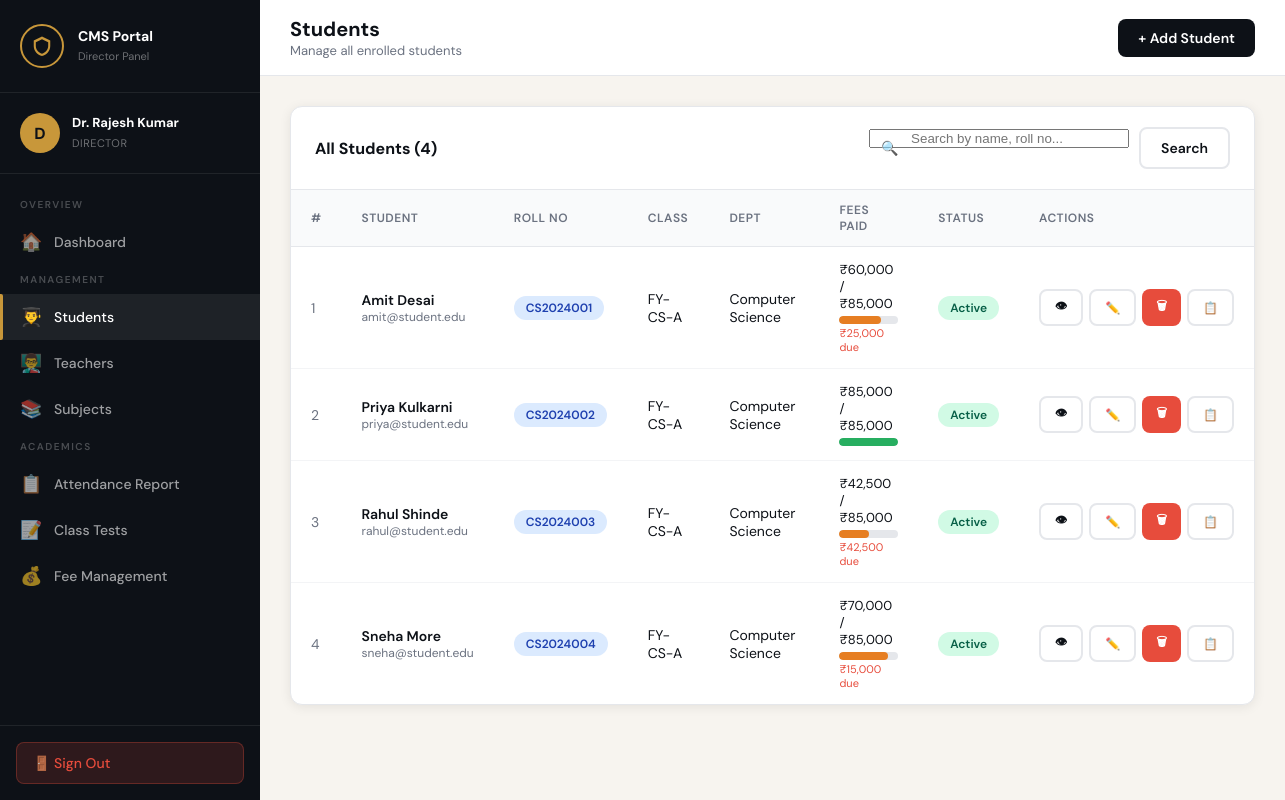
The app's page /students/list.php (signed in) with its own data.
### tables this page shows
CREATE TABLE students (
    id INT AUTO_INCREMENT PRIMARY KEY,
    user_id INT UNIQUE,
    roll_number VARCHAR(30) UNIQUE NOT NULL,
    class_id INT,
    department_id INT,
    admission_year YEAR,
    date_of_birth DATE,
    gender ENUM('male','female','other'),
    guardian_name VARCHAR(100),
    guardian_phone VARCHAR(15),
    total_fees DECIMAL(10,2) DEFAULT 0,
    fees_paid DECIMAL(10,2) DEFAULT 0,
    FOREIGN KEY (user_id) REFERENCES users(id) ON DELETE CASCADE,
    FOREIGN KEY (class_id) REFERENCES classes(id) ON DELETE SET NULL,
    FOREIGN KEY (department_id) REFERENCES departments(id) ON DELETE SET NULL
);

CREATE TABLE users (
    id INT AUTO_INCREMENT PRIMARY KEY,
    name VARCHAR(100) NOT NULL,
    email VARCHAR(100) UNIQUE NOT NULL,
    password VARCHAR(255) NOT NULL,
    role ENUM('director','coordinator','faculty','student') NOT NULL,
    profile_pic VARCHAR(255) DEFAULT 'default.png',
    phone VARCHAR(15),
    address TEXT,
    is_active TINYINT(1) DEFAULT 1,
    created_at TIMESTAMP DEFAULT CURRENT_TIMESTAMP
);

CREATE TABLE classes (
    id INT AUTO_INCREMENT PRIMARY KEY,
    name VARCHAR(50) NOT NULL,
    section VARCHAR(10),
    department_id INT,
    semester INT,
    academic_year VARCHAR(10),
    FOREIGN KEY (department_id) REFERENCES departments(id) ON DELETE SET NULL
);

CREATE TABLE departments (
    id INT AUTO_INCREMENT PRIMARY KEY,
    name VARCHAR(100) NOT NULL,
    code VARCHAR(20) UNIQUE NOT NULL,
    created_at TIMESTAMP DEFAULT CURRENT_TIMESTAMP
);

### config/db.php (called while the page is built, shortened)
<?php
function hasRole($role) {
    if (is_array($role)) return in_array($_SESSION['role'], $role);
    return $_SESSION['role'] === $role;
}
?>

### students/list.php (the view, shortened to what this page needs)
<?php
require_once __DIR__ . '/../auth/session.php';
$search = isset($_GET['search']) ? sanitize($conn, $_GET['search']) : '';
$whereClause = $search ? "AND (u.name LIKE '%$search%' OR s.roll_number LIKE '%$search%' OR u.email LIKE '%$search%')" : '';
$students = $conn->query("
    SELECT s.*, u.name, u.email, u.phone, u.is_active,
           c.name as class_name, d.name as dept_name
    FROM students s
    JOIN users u ON s.user_id=u.id
    LEFT JOIN classes c ON s.class_id=c.id
    LEFT JOIN departments d ON s.department_id=d.id
    WHERE 1=1 $whereClause
    ORDER BY s.roll_number ASC
");
include __DIR__ . '/../includes/header.php';
?>
<div class="main">
  <div class="topbar">
    <div class="topbar-title"><h2>Students</h2><p>Manage all enrolled students</p></div>
    <div class="topbar-right">
      <?php if(hasRole(['director','coordinator'])): ?>
      <a href="add.php" class="btn btn-primary">+ Add Student</a>
      <?php endif; ?>
    </div>
  </div>
  <div class="content">
    <div class="table-card">
      <div class="table-card-header">
        <h3>All Students (<?= $students ? $students->num_rows : 0 ?>)</h3>
        <form method="GET" style="display:flex;gap:10px">
          <div class="search-box">
            <input type="text" name="search" placeholder="Search by name, roll no..." value="<?= htmlspecialchars($search) ?>" style="min-width:260px">
          </div>
          <button type="submit" class="btn btn-outline">Search</button>
        </form>
      </div>
      <div class="table-responsive">
        <table>
          <thead>
            <tr>
              <th>#</th><th>Student</th><th>Roll No</th><th>Class</th><th>Dept</th>
              <th>Fees Paid</th><th>Status</th><th>Actions</th>
            </tr>
          </thead>
          <tbody>
          <?php if($students && $students->num_rows>0): $i=1; while($s=$students->fetch_assoc()): ?>
            <tr>
              <td style="color:#6b7280"><?= $i++ ?></td>
              <td>
                <div style="font-weight:600"><?= htmlspecialchars($s['name']) ?></div>
                <div style="font-size:12px;color:#6b7280"><?= htmlspecialchars($s['email']) ?></div>
              </td>
              <td><span class="badge badge-blue"><?= htmlspecialchars($s['roll_number']) ?></span></td>
              <td><?= htmlspecialchars($s['class_name'] ?? '—') ?></td>
              <td><?= htmlspecialchars($s['dept_name'] ?? '—') ?></td>
              <td>
                <?php
                $pct = $s['total_fees']>0 ? round($s['fees_paid']/$s['total_fees']*100) : 0;
                $due = $s['total_fees'] - $s['fees_paid'];
                ?>
                <div style="font-size:13px">₹<?= number_format($s['fees_paid']) ?> / ₹<?= number_format($s['total_fees']) ?></div>
                <div class="att-bar" style="margin-top:4px"><div class="att-fill <?= $pct>=100?'high':($pct>=50?'mid':'low') ?>" style="width:<?= $pct ?>%"></div></div>
                <?php if($due>0): ?><div style="font-size:11px;color:#e74c3c;margin-top:2px">₹<?= number_format($due) ?> due</div><?php endif; ?>
              </td>
              <td><span class="badge <?= $s['is_active']?'badge-green':'badge-red' ?>"><?= $s['is_active']?'Active':'Inactive' ?></span></td>
              <td>
                <div style="display:flex;gap:6px">
                  <a href="view.php?id=<?= $s['id'] ?>" class="btn btn-sm btn-outline" title="View">👁</a>
                  <?php if(hasRole(['director','coordinator'])): ?>
                  <a href="edit.php?id=<?= $s['id'] ?>" class="btn btn-sm btn-outline" title="Edit">✏️</a>
                  <a href="delete.php?id=<?= $s['id'] ?>" class="btn btn-sm btn-red" onclick="return confirm('Delete this student?')" title="Delete">🗑</a>
                  <?php endif; ?>
                  <a href="../attendance/student_report.php?student_id=<?= $s['id'] ?>" class="btn btn-sm btn-outline" title="Attendance">📋</a>
                </div>
              </td>
            </tr>
          <?php endwhile; else: ?>
            <tr><td colspan="8" style="text-align:center;padding:40px;color:#6b7280">No students found</td></tr>
          <?php endif; ?>
          </tbody>
        </table>
      </div>
    </div>
  </div>
</div>
<?php include __DIR__ . '/../includes/footer.php'; ?>

### assets/css/style.css (style rules this page uses)
:root { --ink: #0d1117; --ink2: #1a2236; --gold: #c8973a; --gold-light: #e8c87a; --paper: #f7f4ef; --cream: #ede9e0; --sidebar-w: 260px; --red: #e74c3c; --green: #27ae60; --blue: #2980b9; --purple: #8e44ad; --orange: #e67e22; --gray: #6b7280; --border: #e5e7eb; --card-shadow: 0 2px 12px rgba(0,0,0,0.08); --radius: 12px; }
* { margin: 0; padding: 0; box-sizing: border-box; }
body { font-family: 'DM Sans', sans-serif; background: var(--paper); color: var(--ink); min-height: 100vh; display: flex; }
.main { margin-left: var(--sidebar-w); flex: 1; min-height: 100vh; display: flex; flex-direction: column; }
.topbar { background: #fff; border-bottom: 1px solid var(--border); padding: 16px 30px; display: flex; align-items: center; justify-content: space-between; position: sticky; top: 0; z-index: 50; }
.topbar-title h2 { font-size: 20px; font-weight: 700; color: var(--ink); }
.topbar-title p { font-size: 13px; color: var(--gray); }
.topbar-right { display: flex; align-items: center; gap: 16px; }
.content { padding: 30px; flex: 1; }
.table-card { background: #fff; border-radius: var(--radius); box-shadow: var(--card-shadow); border: 1px solid var(--border); overflow: hidden; margin-bottom: 24px; }
.table-card-header { padding: 20px 24px; border-bottom: 1px solid var(--border); display: flex; align-items: center; justify-content: space-between; }
.table-card-header h3 { font-size: 16px; font-weight: 700; }
.table-responsive { overflow-x: auto; }
table { width: 100%; border-collapse: collapse; }
thead { background: #f9fafb; }
th { padding: 12px 20px; text-align: left; font-size: 12px; text-transform: uppercase; letter-spacing: 0.5px; color: var(--gray); font-weight: 600; border-bottom: 1px solid var(--border); }
td { padding: 14px 20px; font-size: 14px; border-bottom: 1px solid #f3f4f6; vertical-align: middle; }
tr:last-child td { border-bottom: none; }
.badge { display: inline-block; padding: 4px 12px; border-radius: 30px; font-size: 12px; font-weight: 600; }
.badge-green { background: #d1fae5; color: #065f46; }
.badge-blue { background: #dbeafe; color: #1e40af; }
.btn { display: inline-flex; align-items: center; gap: 8px; padding: 10px 20px; border-radius: 8px; font-size: 14px; font-weight: 600; cursor: pointer; transition: all 0.2s; border: none; text-decoration: none; font-family: 'DM Sans', sans-serif; }
.btn-primary { background: var(--ink); color: #fff; }
.btn-red { background: var(--red); color: #fff; }
.btn-outline { background: transparent; border: 2px solid var(--border); color: var(--ink); }
.btn-sm { padding: 6px 14px; font-size: 12px; }
.att-bar { height: 8px; background: #e5e7eb; border-radius: 4px; overflow: hidden; }
.att-fill { height: 100%; border-radius: 4px; transition: width 0.5s; }
.att-fill.high { background: var(--green); }
.att-fill.mid { background: var(--orange); }
.search-box { position: relative; }
.search-box input { padding-left: 40px; min-width: 240px; }
.search-box::before { content: '🔍'; position: absolute; left: 12px; top: 50%; transform: translateY(-50%); font-size: 14px; }

### records on screen
students: user.name "Amit Desai", user.email "amit@student.edu", roll_number "CS2024001", class.name "FY-CS-A", department.name "Computer Science", fees_paid "60,000", total_fees "85,000", due "25,000"
students: user.name "Priya Kulkarni", user.email "priya@student.edu", roll_number "CS2024002", class.name "FY-CS-A", department.name "Computer Science", fees_paid "85,000", total_fees "85,000"
students: user.name "Rahul Shinde", user.email "rahul@student.edu", roll_number "CS2024003", class.name "FY-CS-A", department.name "Computer Science", fees_paid "42,500", total_fees "85,000", due "42,500"
students: user.name "Sneha More", user.email "sneha@student.edu", roll_number "CS2024004", class.name "FY-CS-A", department.name "Computer Science", fees_paid "70,000", total_fees "85,000", due "15,000"

### other values on screen
$initials "D"
$_SESSION['name'] "Dr. Rajesh Kumar"
$icon "🏠 👨‍🎓 👨‍🏫 📚 📋 📝 💰"
$label "Dashboard Students Teachers Subjects Attendance Report Class Tests Fee Management"
$students->num_rows "4"
